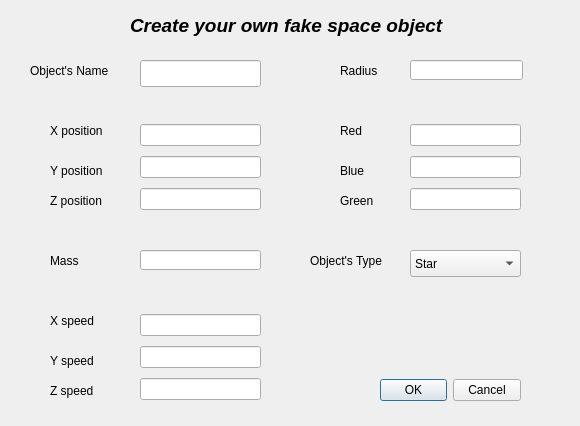
<?xml version="1.0" encoding="UTF-8"?>
<ui version="4.0">
 <class>AddSpaceObject</class>
 <widget class="QDialog" name="AddSpaceObject">
  <property name="geometry">
   <rect>
    <x>0</x>
    <y>0</y>
    <width>580</width>
    <height>426</height>
   </rect>
  </property>
  <property name="windowTitle">
   <string>Add fake space object</string>
  </property>
  <widget class="QDialogButtonBox" name="buttonBox">
   <property name="geometry">
    <rect>
     <x>380</x>
     <y>270</y>
     <width>141</width>
     <height>241</height>
    </rect>
   </property>
   <property name="minimumSize">
    <size>
     <width>0</width>
     <height>241</height>
    </size>
   </property>
   <property name="maximumSize">
    <size>
     <width>16777215</width>
     <height>241</height>
    </size>
   </property>
   <property name="orientation">
    <enum>Qt::Horizontal</enum>
   </property>
   <property name="standardButtons">
    <set>QDialogButtonBox::Cancel|QDialogButtonBox::Ok</set>
   </property>
  </widget>
  <widget class="QLineEdit" name="lineEdit">
   <property name="geometry">
    <rect>
     <x>140</x>
     <y>60</y>
     <width>121</width>
     <height>27</height>
    </rect>
   </property>
   <property name="text">
    <string/>
   </property>
  </widget>
  <widget class="QComboBox" name="comboBox">
   <property name="geometry">
    <rect>
     <x>410</x>
     <y>250</y>
     <width>111</width>
     <height>27</height>
    </rect>
   </property>
   <item>
    <property name="text">
     <string>Star</string>
    </property>
   </item>
   <item>
    <property name="text">
     <string>Planet</string>
    </property>
   </item>
   <item>
    <property name="text">
     <string>Satellite</string>
    </property>
   </item>
  </widget>
  <widget class="QLabel" name="label">
   <property name="geometry">
    <rect>
     <x>30</x>
     <y>60</y>
     <width>101</width>
     <height>21</height>
    </rect>
   </property>
   <property name="text">
    <string>Object's Name</string>
   </property>
  </widget>
  <widget class="QLabel" name="label_4">
   <property name="geometry">
    <rect>
     <x>50</x>
     <y>190</y>
     <width>81</width>
     <height>21</height>
    </rect>
   </property>
   <property name="text">
    <string>Z position</string>
   </property>
  </widget>
  <widget class="QLabel" name="label_3">
   <property name="geometry">
    <rect>
     <x>50</x>
     <y>160</y>
     <width>81</width>
     <height>21</height>
    </rect>
   </property>
   <property name="text">
    <string>Y position</string>
   </property>
  </widget>
  <widget class="QLabel" name="label_2">
   <property name="geometry">
    <rect>
     <x>50</x>
     <y>120</y>
     <width>81</width>
     <height>21</height>
    </rect>
   </property>
   <property name="text">
    <string>X position</string>
   </property>
  </widget>
  <widget class="QLabel" name="label_5">
   <property name="geometry">
    <rect>
     <x>50</x>
     <y>250</y>
     <width>81</width>
     <height>21</height>
    </rect>
   </property>
   <property name="text">
    <string>Mass</string>
   </property>
  </widget>
  <widget class="QLabel" name="label_8">
   <property name="geometry">
    <rect>
     <x>50</x>
     <y>380</y>
     <width>81</width>
     <height>21</height>
    </rect>
   </property>
   <property name="text">
    <string>Z speed</string>
   </property>
  </widget>
  <widget class="QLabel" name="label_7">
   <property name="geometry">
    <rect>
     <x>50</x>
     <y>350</y>
     <width>81</width>
     <height>21</height>
    </rect>
   </property>
   <property name="text">
    <string>Y speed</string>
   </property>
  </widget>
  <widget class="QLabel" name="label_6">
   <property name="geometry">
    <rect>
     <x>50</x>
     <y>310</y>
     <width>81</width>
     <height>21</height>
    </rect>
   </property>
   <property name="text">
    <string>X speed</string>
   </property>
  </widget>
  <widget class="QLabel" name="label_11">
   <property name="geometry">
    <rect>
     <x>340</x>
     <y>160</y>
     <width>61</width>
     <height>21</height>
    </rect>
   </property>
   <property name="text">
    <string>Blue</string>
   </property>
  </widget>
  <widget class="QLabel" name="label_12">
   <property name="geometry">
    <rect>
     <x>340</x>
     <y>190</y>
     <width>61</width>
     <height>21</height>
    </rect>
   </property>
   <property name="text">
    <string>Green</string>
   </property>
  </widget>
  <widget class="QLabel" name="label_10">
   <property name="geometry">
    <rect>
     <x>340</x>
     <y>120</y>
     <width>61</width>
     <height>21</height>
    </rect>
   </property>
   <property name="text">
    <string>Red</string>
   </property>
  </widget>
  <widget class="QLabel" name="label_13">
   <property name="geometry">
    <rect>
     <x>310</x>
     <y>250</y>
     <width>101</width>
     <height>21</height>
    </rect>
   </property>
   <property name="text">
    <string>Object's Type</string>
   </property>
  </widget>
  <widget class="QLabel" name="label_o">
   <property name="geometry">
    <rect>
     <x>130</x>
     <y>10</y>
     <width>341</width>
     <height>31</height>
    </rect>
   </property>
   <property name="font">
    <font>
     <pointsize>14</pointsize>
     <weight>75</weight>
     <italic>true</italic>
     <bold>true</bold>
    </font>
   </property>
   <property name="text">
    <string>Create your own fake space object</string>
   </property>
  </widget>
  <widget class="QWidget" name="layoutWidget">
   <property name="geometry">
    <rect>
     <x>140</x>
     <y>310</y>
     <width>121</width>
     <height>95</height>
    </rect>
   </property>
   <layout class="QVBoxLayout" name="verticalLayout">
    <item>
     <widget class="QLineEdit" name="lineEdit_6"/>
    </item>
    <item>
     <widget class="QLineEdit" name="lineEdit_7"/>
    </item>
    <item>
     <widget class="QLineEdit" name="lineEdit_8"/>
    </item>
   </layout>
  </widget>
  <widget class="QWidget" name="layoutWidget">
   <property name="geometry">
    <rect>
     <x>140</x>
     <y>120</y>
     <width>121</width>
     <height>95</height>
    </rect>
   </property>
   <layout class="QVBoxLayout" name="verticalLayout_2">
    <item>
     <widget class="QLineEdit" name="lineEdit_2"/>
    </item>
    <item>
     <widget class="QLineEdit" name="lineEdit_3"/>
    </item>
    <item>
     <widget class="QLineEdit" name="lineEdit_4"/>
    </item>
   </layout>
  </widget>
  <widget class="QWidget" name="layoutWidget">
   <property name="geometry">
    <rect>
     <x>410</x>
     <y>120</y>
     <width>111</width>
     <height>95</height>
    </rect>
   </property>
   <layout class="QVBoxLayout" name="verticalLayout_3">
    <item>
     <widget class="QLineEdit" name="lineEdit_10"/>
    </item>
    <item>
     <widget class="QLineEdit" name="lineEdit_11"/>
    </item>
    <item>
     <widget class="QLineEdit" name="lineEdit_12"/>
    </item>
   </layout>
  </widget>
  <widget class="QLabel" name="label_9">
   <property name="geometry">
    <rect>
     <x>340</x>
     <y>60</y>
     <width>51</width>
     <height>21</height>
    </rect>
   </property>
   <property name="text">
    <string>Radius</string>
   </property>
  </widget>
  <widget class="QLineEdit" name="lineEdit_5">
   <property name="geometry">
    <rect>
     <x>140</x>
     <y>250</y>
     <width>121</width>
     <height>20</height>
    </rect>
   </property>
  </widget>
  <widget class="QLineEdit" name="lineEdit_9">
   <property name="geometry">
    <rect>
     <x>410</x>
     <y>60</y>
     <width>113</width>
     <height>20</height>
    </rect>
   </property>
  </widget>
 </widget>
 <resources/>
 <connections>
  <connection>
   <sender>buttonBox</sender>
   <signal>accepted()</signal>
   <receiver>AddSpaceObject</receiver>
   <slot>accept()</slot>
   <hints>
    <hint type="sourcelabel">
     <x>248</x>
     <y>254</y>
    </hint>
    <hint type="destinationlabel">
     <x>157</x>
     <y>274</y>
    </hint>
   </hints>
  </connection>
  <connection>
   <sender>buttonBox</sender>
   <signal>rejected()</signal>
   <receiver>AddSpaceObject</receiver>
   <slot>reject()</slot>
   <hints>
    <hint type="sourcelabel">
     <x>316</x>
     <y>260</y>
    </hint>
    <hint type="destinationlabel">
     <x>286</x>
     <y>274</y>
    </hint>
   </hints>
  </connection>
 </connections>
</ui>
